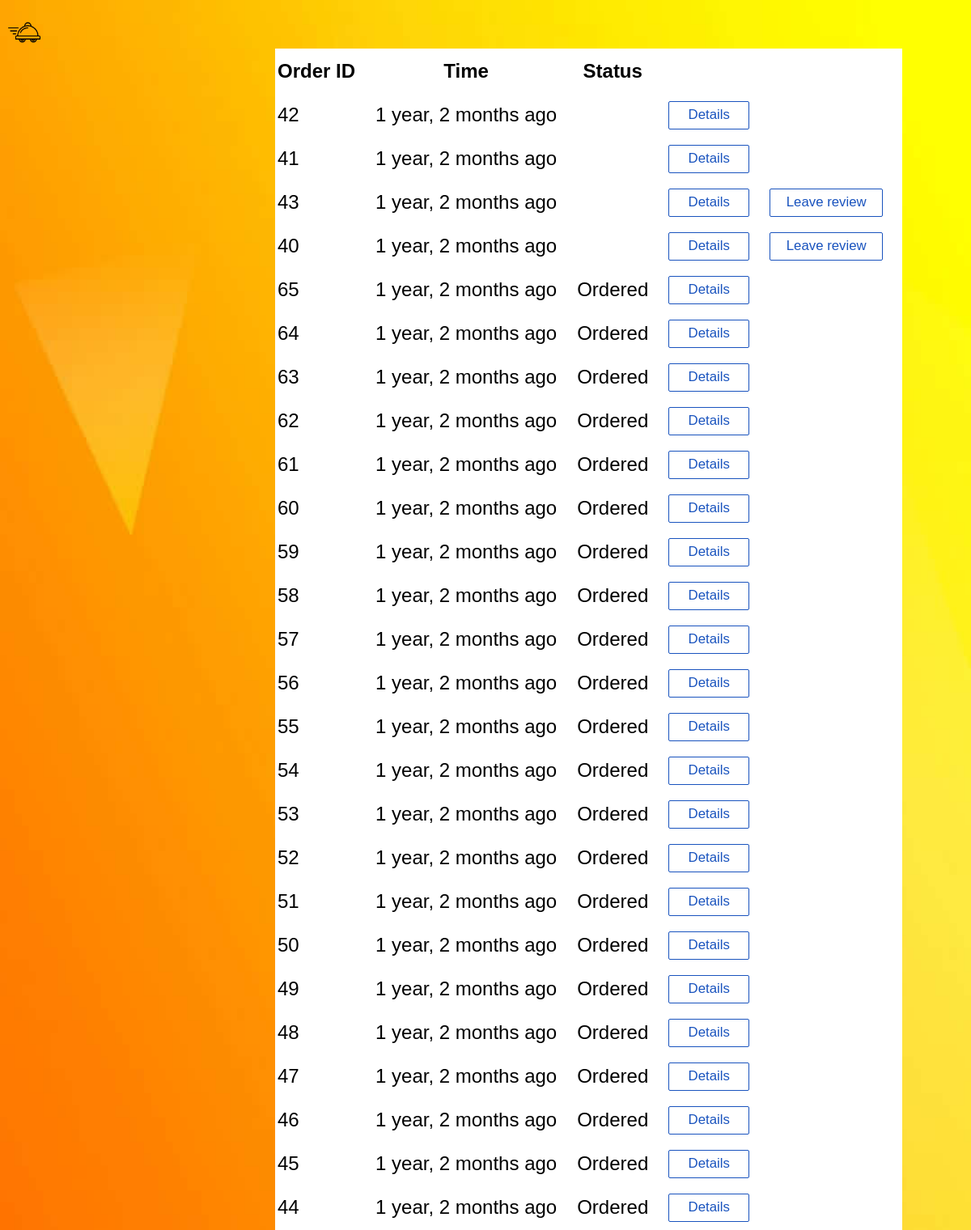
/order_history/ (signed in), run on the app's committed database.
### base/models.py (models this page shows, shortened)
class Order(models.Model):
    created_on = models.DateTimeField(auto_now_add=True)
    updated = models.DateTimeField(auto_now=True)
    rating = models.DecimalField(max_digits=3, decimal_places=2, validators=[MinValueValidator(0.0), MaxValueValidator(5.0)],null=True)
    items = models.ManyToManyField(Items, related_name="placed", through='OrderItem')
    amount = models.DecimalField(max_digits=5, decimal_places=2)
    deliverer = models.ForeignKey(Deliverer, on_delete=models.SET_NULL, null=True)
    customer = models.ForeignKey(Customer, on_delete=models.CASCADE, related_name='foodorder')
    delivered = models. IntegerField(default=0)
    address = models.ForeignKey(Addresses, on_delete=models.DO_NOTHING, null=True)
    restaurant = models.ForeignKey(Restaurant, on_delete=models.CASCADE, null=True)
    class Meta:
        ordering = ['-created_on',]

### base/views.py (the view)
# urls.py: path('order_history/', views.orderHistory, name='order-history'),
def orderHistory(request):
    order = Order.objects.all().filter(customer_id = request.user.id).order_by('-delivered','-created_on')
    return render(request,"base/order_history.html",{'order_list' : order})

### base/templates/base/order_history.html (shortened to what this page needs)
{%load static%}
<head>
    <link rel="stylesheet" href="{%static 'styles/style.css'%}" />
    <link rel="stylesheet" href="https://cdnjs.cloudflare.com/ajax/libs/font-awesome/4.7.0/css/font-awesome.min.css">
</head>
<body class = "order-his">
    <a href = '/'>
        <img src = " {%static 'images/transparent_black.png'%}" class = 'logo'>
    </a>
    {%if order_list%}
    <table class='pending-table'>
        <tr>
            <th> Order ID</th>
            <th> Time</th>
            <th> Status</th>
            <th> </th>
            <th> </th>
        </tr>
    {%for order in order_list%}
    <tr>
        <td>
            {{order.pk}}
        </td>
        <td>
            {{order.created_on|timesince}} ago
        </td>
        <td>
            {%if order.delivered == 3 %}
                On the way
            {%elif order.delivered == 2 %}
                Ready for pickup
            {%elif order.delivered == 1 %}
                Preparing
            {%elif order.delivered == 0 %}
                Ordered
            {%elif order.delivered == -1 %}
                Refused order
            {%endif%}
        </td>
        <td>
            <a href = "{% url 'order-view' order.id %}" >
                <button class = 'create-button' style='font-size:0.7em;'>
                    Details
                </button>
            </a>
        </td>
        <td>
        {%if order.delivered == 4%}
        <a href = "{%url 'rating' order.id %}" >
            <button class = 'create-button' style='width:140; font-size:0.7em'>
                Leave review
            </button>
        </a>
        {%endif%}
        </td>
    </tr>
    {%endfor%}
</table>
{%endif%}
</body>

### static/styles/style.css (style rules this page uses)
* { font-family: Arial, Helvetica, sans-serif; }
body { margin:0px; }
.logo { height: 40px; width: 40px; margin-right: 10px; margin-left: 10px; margin-top: 20px; }
.create-button { background-color: white; border-color: rgb(25, 83, 190); color:rgb(25, 83, 190); border-width: 1px; border-style:solid; height:35px; width: 100px; border-radius: 2px; cursor:pointer; }
.pending-table { margin-top:0; margin-left: 340; font-size:x-large; line-height: 50px; background-image: url("../images/white.jpg"); }
tr th,tr td { padding-right: 22; }
.order-his { background-image: url('../images/order.jpg'); background-size: 100% 100%; }

### data on the page
Order: pk "42", created_on "1 year, 2 months"
Order: pk "41", created_on "1 year, 2 months"
Order: pk "43", created_on "1 year, 2 months", delivered "Leave review"
Order: pk "40", created_on "1 year, 2 months", delivered "Leave review"
Order: pk "65", created_on "1 year, 2 months", delivered "Ordered"
Order: pk "64", created_on "1 year, 2 months", delivered "Ordered"
Order: pk "63", created_on "1 year, 2 months", delivered "Ordered"
Order: pk "62", created_on "1 year, 2 months", delivered "Ordered"
Order: pk "61", created_on "1 year, 2 months", delivered "Ordered"
Order: pk "60", created_on "1 year, 2 months", delivered "Ordered"
Order: pk "59", created_on "1 year, 2 months", delivered "Ordered"
Order: pk "58", created_on "1 year, 2 months", delivered "Ordered"
Order: pk "57", created_on "1 year, 2 months", delivered "Ordered"
Order: pk "56", created_on "1 year, 2 months", delivered "Ordered"
Order: pk "55", created_on "1 year, 2 months", delivered "Ordered"
Order: pk "54", created_on "1 year, 2 months", delivered "Ordered"
Order: pk "53", created_on "1 year, 2 months", delivered "Ordered"
Order: pk "52", created_on "1 year, 2 months", delivered "Ordered"
Order: pk "51", created_on "1 year, 2 months", delivered "Ordered"
Order: pk "50", created_on "1 year, 2 months", delivered "Ordered"
Order: pk "49", created_on "1 year, 2 months", delivered "Ordered"
Order: pk "48", created_on "1 year, 2 months", delivered "Ordered"
Order: pk "47", created_on "1 year, 2 months", delivered "Ordered"
Order: pk "46", created_on "1 year, 2 months", delivered "Ordered"
Order: pk "45", created_on "1 year, 2 months", delivered "Ordered"
Order: pk "44", created_on "1 year, 2 months", delivered "Ordered"
